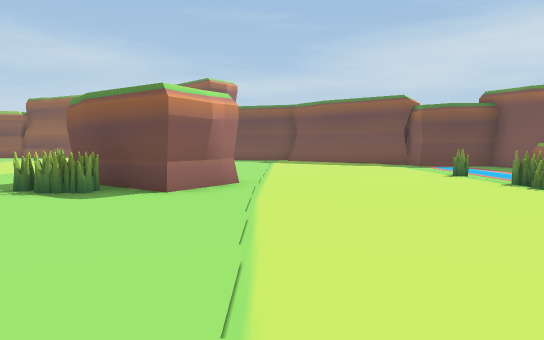
View 1 (above)

24 first-person views from a walk through a 3-D level made in the Unity game engine. The camera is 1.3 m above the floor, tilts 4° down and sees 70° across. The floor is counted in squares, 2 m on a side. Each view is taken from the middle of a square. On the plan, view 1 faces up. The plan holds only what a view shows up to about 11 squares ahead; the rest is blank. The place goes on beyond the plan.

View 2
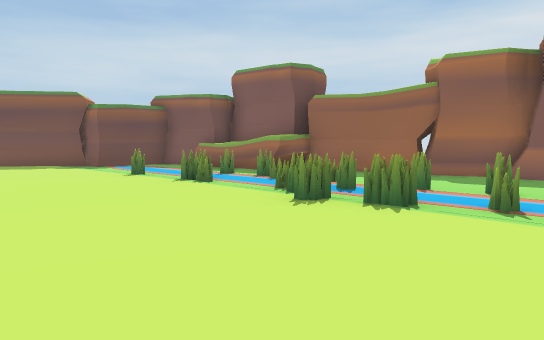

View 3
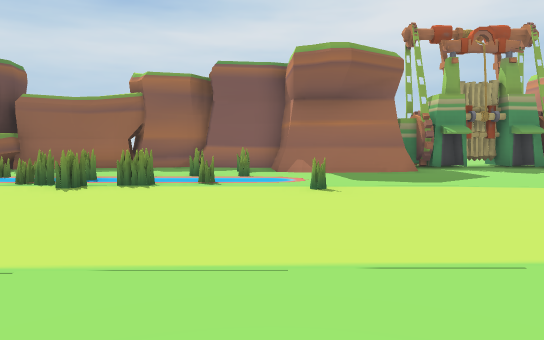

View 4
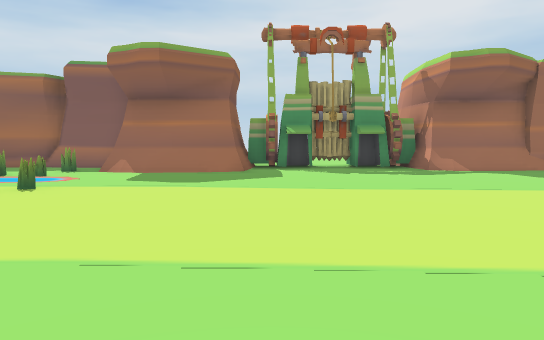

View 5
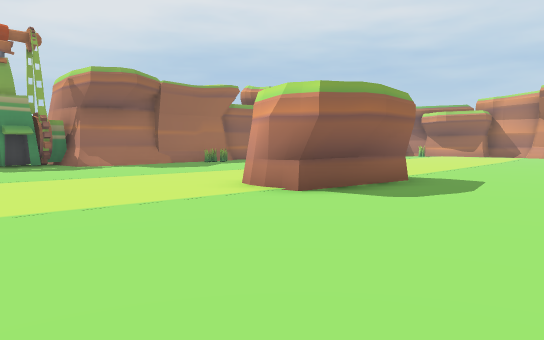

View 6
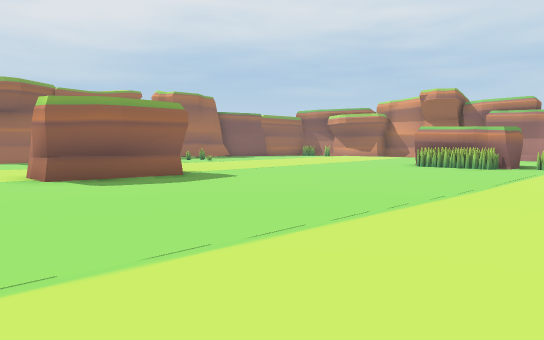

View 7
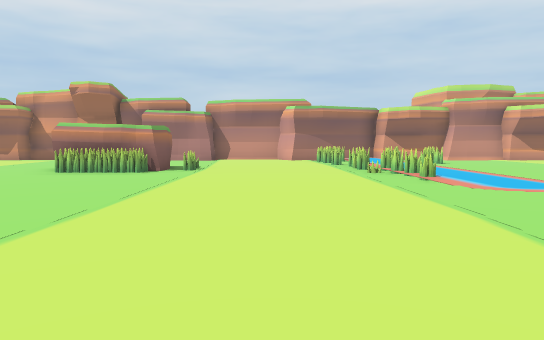

View 8
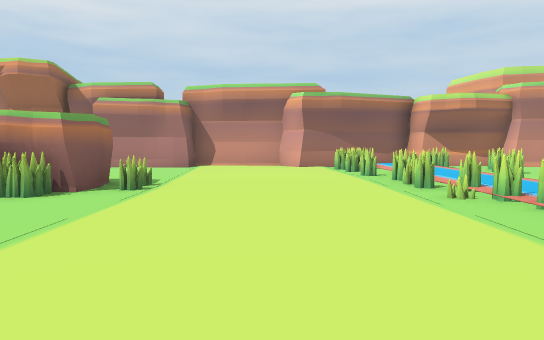

View 9
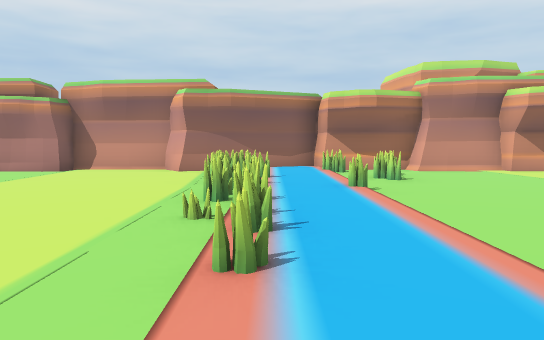

View 10
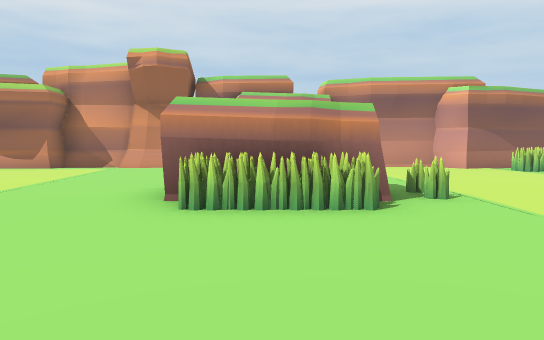

View 11
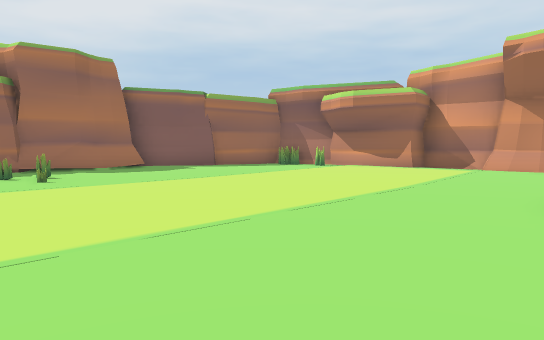

View 12
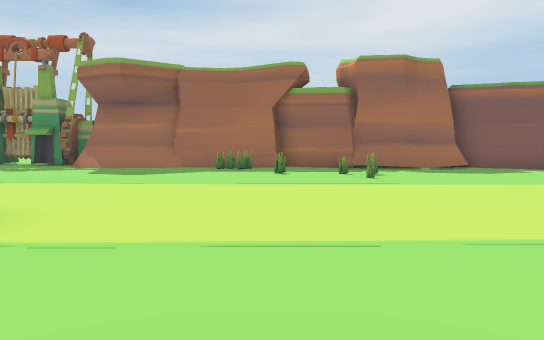

View 13
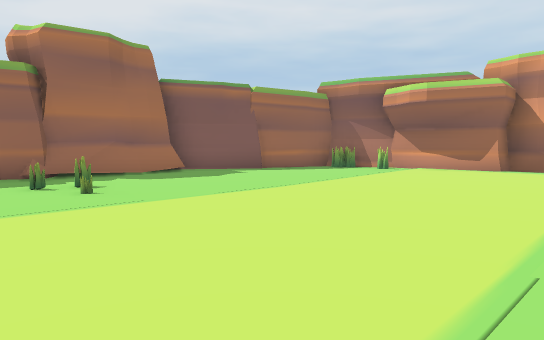

View 14
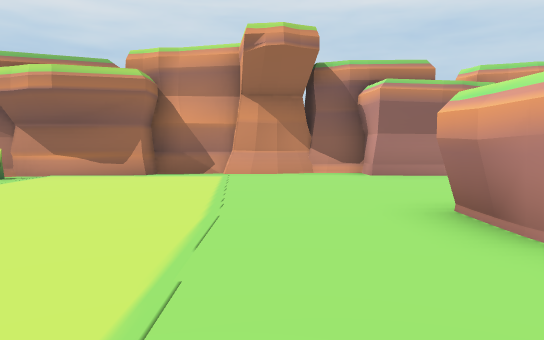

View 15
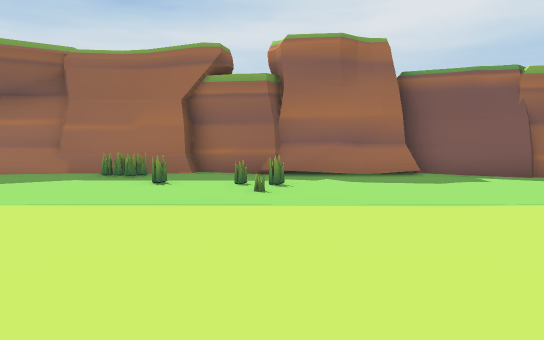

View 16
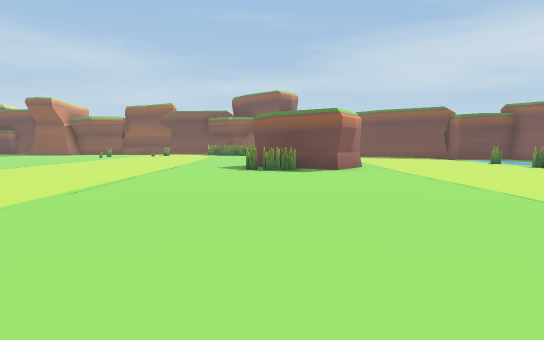

View 17
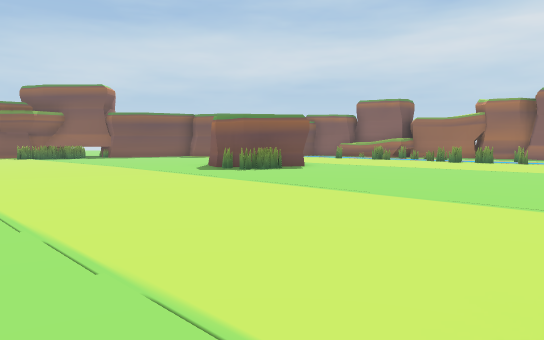

View 18
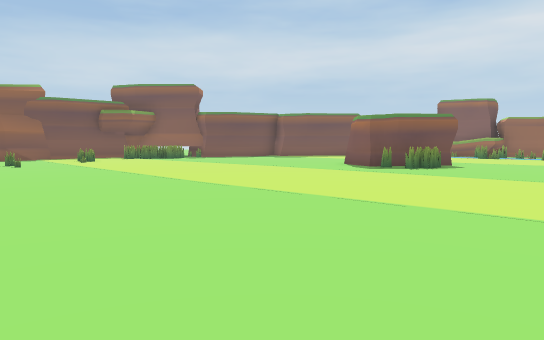

View 19
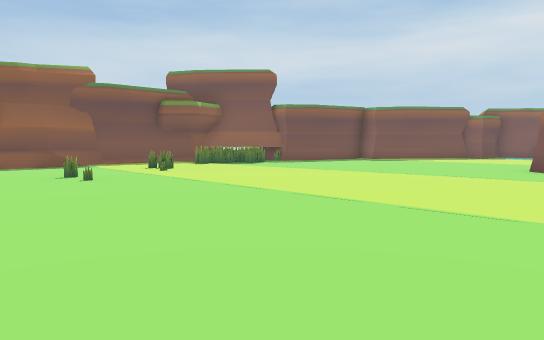

View 20
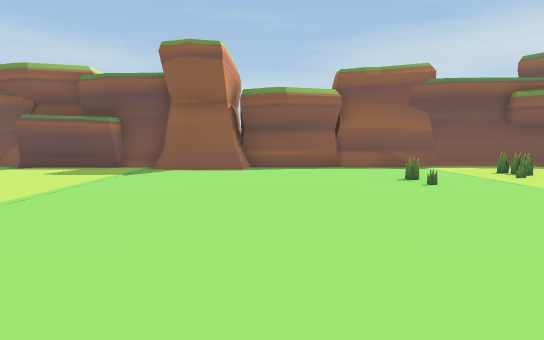

View 21
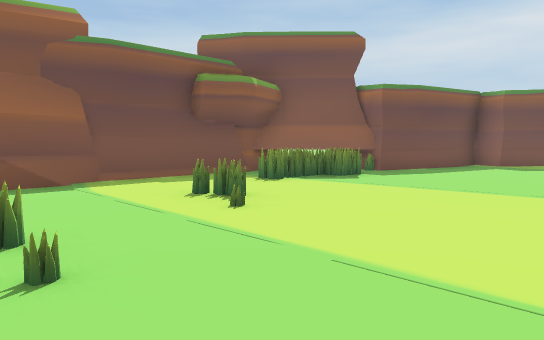

View 22
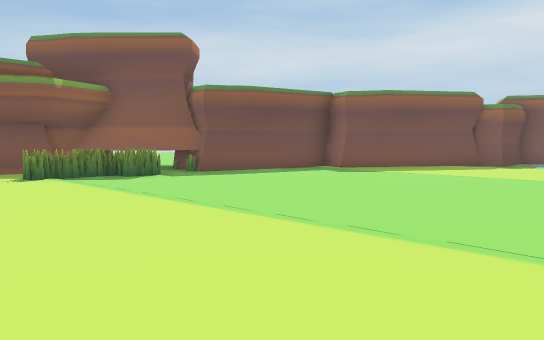

View 23
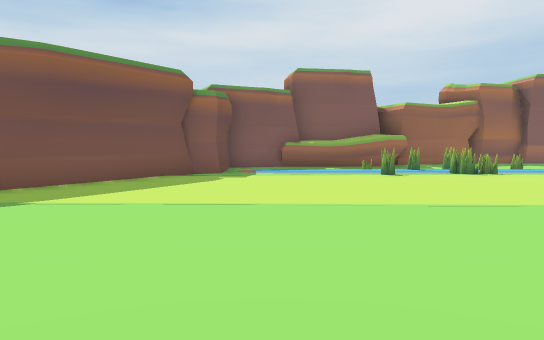

View 24
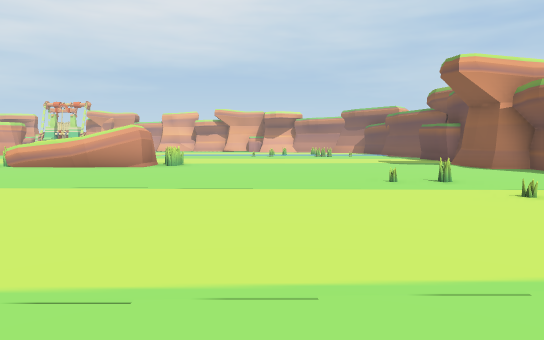

### Floor plan
Key: @ floor where view 1 was taken; # wall or solid block; . floor; / step, stairs or slope; = window, fence, low wall or low ledge; ^ raised ledge; R rock; O other object.
Columns run from 17 left of view 1 to 9 right of it. Each row starts with its distance up from view 1.
 19 RR         R
 18 RR #RRRR###R##
 17 R###.........##
 16 ...........OOO####
 15 .........O.......##
 14 .......O.O........##
 13 ......O............###
 12 .....................# R
 11  .....................R.#
 10   ......................#
  9   ......................^
  8   ............#......OO.^
  7   #...........###.....O.##
  6   #..........O.##....OO..#
  5   ^#..........O.......OO.#
  4    =.................O.O.##
  3     ................OOO...#
  2     .................O.O..#
  1     .................OOOO.R
  0        ..........@......##R
 -1        .............O...##
 -2        .... ............##
 -3              ...........###
 -4              ............##
 -5              ............##
 -6          .................#
 -7          ................##
 -8          .......RR....../##
 -9         ........R  ...../#
-10        .........R ....../#
-11        ..................#
-12       ..................O#
-13      .................O..#
-14      .................O..#
-15     ..O..............OO.#RR
-16    ...O.................RR
-17    ...OO....OOO.........RR
-18   .....O...ORRR.........R#
-19   ...OOO..... ..........##
-20  .....OO..... ..........#
-21 ....O..O...............##
-22 ...O..OO.............O##
-23 R##.OO.####.RRR....RRR#
-24 R #RR###  ##  RR#RR
-25    RR        RRR

Where each view was taken, in squares from view 1:
view 1: 0 up, 0 right, facing up
view 2: 0 up, 0 right, facing up-right
view 3: 0 up, 2 left, facing right
view 4: 4 down, 2 left, facing right
view 5: 4 down, 4 left, facing down-right
view 6: 6 down, 8 left, facing down-right
view 7: 8 down, 8 left, facing down
view 8: 12 down, 8 left, facing down
view 9: 13 down, 11 left, facing down
view 10: 13 down, 4 left, facing down
view 11: 13 down, 3 left, facing down-right
view 12: 13 down, 3 left, facing right
view 13: 13 down, 1 left, facing down-right
view 14: 15 down, 1 left, facing down
view 15: 15 down, 1 left, facing right
view 16: 4 down, 3 left, facing up
view 17: 2 down, 10 left, facing up-right
view 18: 1 up, 13 left, facing up-right
view 19: 6 up, 13 left, facing up-right
view 20: 7 up, 13 left, facing up
view 21: 11 up, 11 left, facing up-right
view 22: 8 up, 8 left, facing up-right
view 23: 10 up, 4 left, facing right
view 24: 11 up, 4 left, facing left
